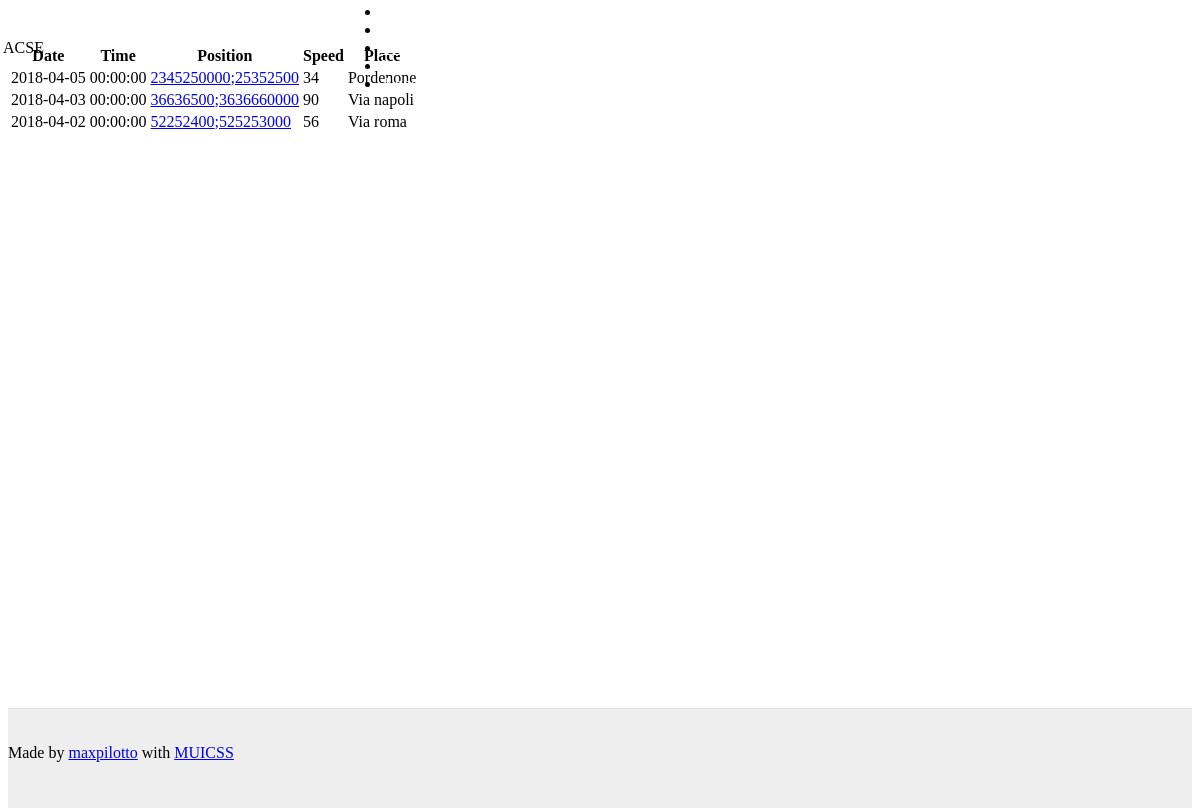
/site/movements.php?id=1 (signed in), run on the app's committed database.
### tables this page shows
CREATE TABLE `movements` (
  `id` int(11) NOT NULL,
  `movDate` date DEFAULT NULL,
  `movTime` time NOT NULL,
  `latitude` float DEFAULT NULL,
  `longitude` float DEFAULT NULL,
  `speed` float DEFAULT NULL,
  `shipment` int(11) DEFAULT NULL,
  `place` varchar(30) NOT NULL
);

### site/movements.php (the view, shortened to what this page needs)
<html>
<?php
	echo file_get_contents("defaultHead.html");
	include_once("connection.php");
?>
<body>
	<?php
		include("defaultHeader.php");
	?>
	<div id="content-wrapper" class="mui--text-center">
        <br />
        <br />
		<div class="mui-container">
        <?php
            $result = mysqli_query($conn,"SELECT * FROM movements WHERE shipment = $_GET[id] ORDER BY movDate DESC");
            if (mysqli_num_rows($result) == 0){
                echo "<h1><b>No movements found</b></h1>";
            }else{
				echo "
				<table class='mui-table'>
					<thead>
						<tr>
							<th>Date</th>
							<th>Time</th>
							<th>Position</th>
							<th>Speed</th>
							<th>Place</th>
						</tr>
					</thead>
				<tbody>";
                foreach($result as $row){
					echo "<tr>";
					echo "<td>$row[movDate]</td>";
					echo "<td>$row[movTime]</td>";
					echo "<td> <a href='https://maps.google.com/?q=$row[latitude],$row[longitude]'>$row[latitude];$row[longitude]</a> </td>";
					echo "<td>$row[speed]</td>";
					echo "<td>$row[place]</td>";
					echo "</tr>";
				}
				echo "
	                </tbody>
	            </table>";
            }
        ?>
		</div>
	</div>
	<?php
		echo file_get_contents("defaultFooter.html");
	?>
</body>
</html>

### data on the page
movements: movDate "2018-04-05", movTime "00:00:00", latitude "2345250000", longitude "25352500", speed "34", place "Pordenone"
movements: movDate "2018-04-03", movTime "00:00:00", latitude "36636500", longitude "3636660000", speed "90", place "Via napoli"
movements: movDate "2018-04-02", movTime "00:00:00", latitude "52252400", longitude "525253000", speed "56", place "Via roma"

### other printed values
$_SESSION[companyName] "ACSE"
file_get_contents("defaultFooter.html") "Made by maxpilotto with MUICSS"
